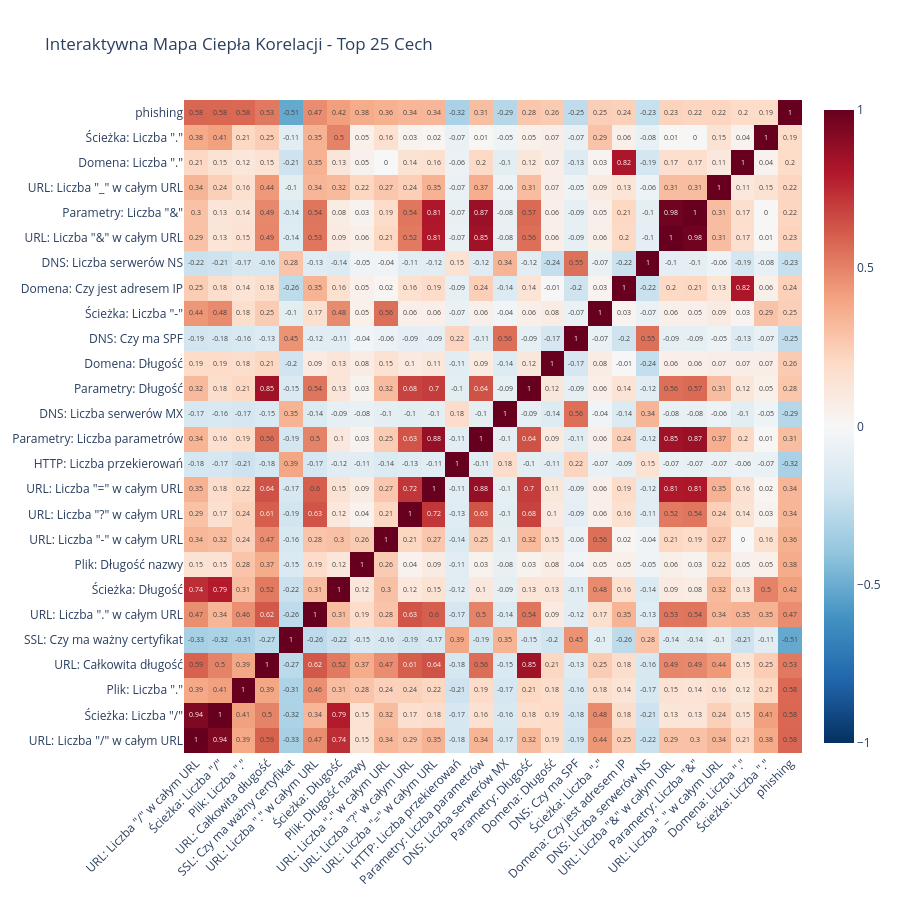

Notebook source saved alongside this figure:
### Markdown cell above
## 7. Wizualizacja - Mapa Ciepła Korelacji

### Code cell
def create_correlation_heatmap(df, top_n=25):
    print("\nTworzenie interaktywnej mapy ciepła korelacji...")

    target_col = df.columns[-1]
    top_features = target_correlations.head(top_n).index.tolist()

    corr_matrix = df[top_features + [target_col]].corr()

    readable_labels = [get_readable_name(col) if col != target_col else col for col in corr_matrix.columns]

    fig = go.Figure(data=go.Heatmap(
        z=corr_matrix.values,
        x=readable_labels,
        y=readable_labels,
        colorscale='RdBu_r',
        zmin=-1, zmax=1,
        text=corr_matrix.round(2).values,
        texttemplate="%{text}",
        hoverongaps=False
    ))

    fig.update_layout(
        title=f'Interaktywna Mapa Ciepła Korelacji - Top {top_n} Cech',
        width=900, height=900,
        xaxis_tickangle=-45
    )
    fig.show()

    fig.write_image(f'{png_dir}/correlation_heatmap.png', scale=2)
    print(f"✓ Mapa ciepła zapisana do: {png_dir}/correlation_heatmap.png")

    return corr_matrix

correlation_heatmap = create_correlation_heatmap(df_clean, top_n=25)

### Figure 1 — Plotly figure (JSON) as saved in the notebook; plotly's stock layout.template omitted (floating-point values rounded to 4 significant figures; data arrays with more than 128 entries replaced by an {"elided": "..."} marker saying what was removed)
{"data": [{"colorscale": [[0, "rgb(5,48,97)"], [0.1, "rgb(33,102,172)"], [0.2, "rgb(67,147,195)"], [0.3, "rgb(146,197,222)"], [0.4, "rgb(209,229,240)"], [0.5, "rgb(247,247,247)"], [0.6, "rgb(253,219,199)"], [0.7, "rgb(244,165,130)"], [0.8, "rgb(214,96,77)"], [0.9, "rgb(178,24,43)"], [1, "rgb(103,0,31)"]], "hoverongaps": false, "text": {"elided": "26x26 float values"}, "texttemplate": "%{text}", "type": "heatmap", "x": ["URL: Liczba \"/\" w całym URL", "Ścieżka: Liczba \"/\"", "Plik: Liczba \".\"", "URL: Całkowita długość", "SSL: Czy ma ważny certyfikat", "URL: Liczba \".\" w całym URL", "Ścieżka: Długość", "Plik: Długość nazwy", "URL: Liczba \"-\" w całym URL", "URL: Liczba \"?\" w całym URL", "URL: Liczba \"=\" w całym URL", "HTTP: Liczba przekierowań", "Parametry: Liczba parametrów", "DNS: Liczba serwerów MX", "Parametry: Długość", "Domena: Długość", "DNS: Czy ma SPF", "Ścieżka: Liczba \"-\"", "Domena: Czy jest adresem IP", "DNS: Liczba serwerów NS", "URL: Liczba \"&\" w całym URL", "Parametry: Liczba \"&\"", "URL: Liczba \"_\" w całym URL", "Domena: Liczba \".\"", "Ścieżka: Liczba \".\"", "phishing"], "y": ["URL: Liczba \"/\" w całym URL", "Ścieżka: Liczba \"/\"", "Plik: Liczba \".\"", "URL: Całkowita długość", "SSL: Czy ma ważny certyfikat", "URL: Liczba \".\" w całym URL", "Ścieżka: Długość", "Plik: Długość nazwy", "URL: Liczba \"-\" w całym URL", "URL: Liczba \"?\" w całym URL", "URL: Liczba \"=\" w całym URL", "HTTP: Liczba przekierowań", "Parametry: Liczba parametrów", "DNS: Liczba serwerów MX", "Parametry: Długość", "Domena: Długość", "DNS: Czy ma SPF", "Ścieżka: Liczba \"-\"", "Domena: Czy jest adresem IP", "DNS: Liczba serwerów NS", "URL: Liczba \"&\" w całym URL", "Parametry: Liczba \"&\"", "URL: Liczba \"_\" w całym URL", "Domena: Liczba \".\"", "Ścieżka: Liczba \".\"", "phishing"], "z": {"elided": "26x26 float values"}, "zmax": 1, "zmin": -1}], "layout": {"height": 900, "title": {"text": "Interaktywna Mapa Ciepła Korelacji - Top 25 Cech"}, "width": 900, "xaxis": {"tickangle": -45}}}
